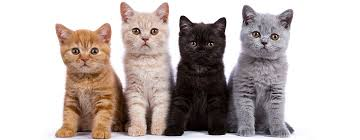
#> input picture DAY09/CAT.jpg, 360 x 140 px, found by its file name
$ python p59_opencv.py
#> lines starting #> are read from the running program, lines starting #| are printed output that depends on the picture
# file : p59_opencv.py
# desc : openCV 활용

# OpenCV 실시간 이미지 프로세싱 라이브러리
'''
> pip install opencv-python
'''

import cv2
# print(cv2.__version__) # openCV 설치확인용

image = cv2.imread('./DAY09/CAT.jpg',cv2.IMREAD_UNCHANGED)  # cv2.IMREAD_GRAYSCALE -> 컬러이미지를 흑백이미지로 변환
#> image is the input picture: shape (140, 360, 3); mean B, G, R 178.7, 182, 192.2
gray =cv2.cvtColor(image,cv2.COLOR_BGR2GRAY) # 원본을 흑백으로 변경
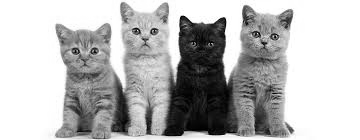
#> gray: shape (140, 360); min 0, max 255, mean 184.7

height, width, channel = image.shape
#> height = 140; width = 360; channel = 3
print(width,height,channel)
#| 360 140 3

sizeSmall = cv2.resize(image,(width//2,height//2))
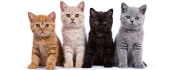
#> sizeSmall: shape (70, 180, 3); mean B, G, R 178.8, 182, 192.3

# img_croppeed = image[:, :(height//2), :(width//2)] # x축,y축
img_croppeed = image[:, :(width//2)] # x축을 반으로 잘라 반만 나오도록
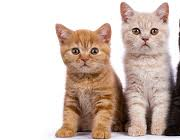
#> img_croppeed: shape (140, 180, 3); mean B, G, R 183.7, 192.6, 209.3

cv2.imshow('Color cat',image) # 원본
cv2.imshow('Gray cat',gray) # 흑백 변경
cv2.imshow('small cat',sizeSmall) # 사이즈 반으로 줄이기
cv2.imshow('half cat',img_croppeed) # 이미지 반 자르기

cv2.waitKey(0)
cv2.destroyAllWindows()
